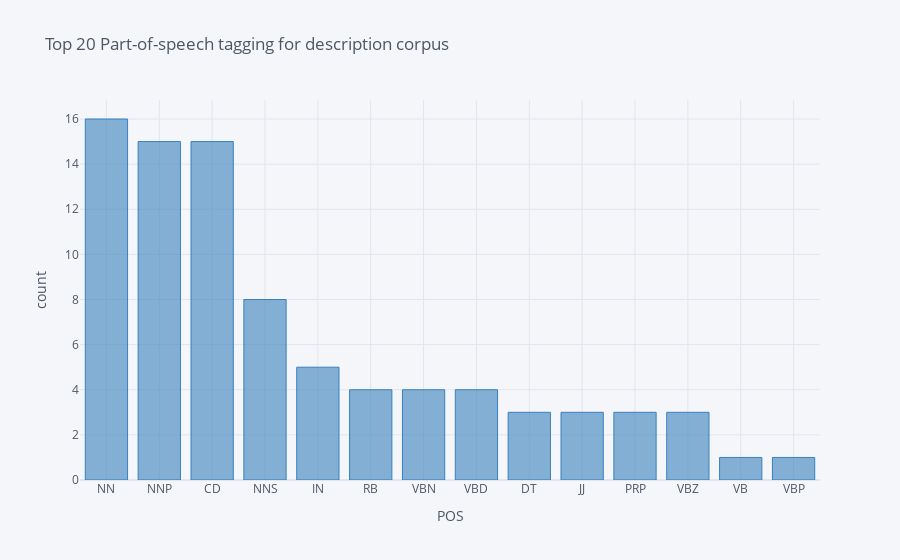

Write notebook code for a chart like this one.
### Code cell
#The distribution of top part-of-speech tags of job-description corpus
import nltk
nltk.download('punkt')
nltk.download('averaged_perceptron_tagger')
blob = TextBlob(str(df['description']))

pos_df = pd.DataFrame(blob.tags, columns = ['word' , 'pos'])
pos_df = pos_df.pos.value_counts()[:20]
pos_df.iplot(
    kind='bar',
    xTitle='POS',
    yTitle='count', 
    colors='Blue',
    title='Top 20 Part-of-speech tagging for description corpus')

### Figure 1 — Plotly figure (JSON) as saved in the notebook; plotly's stock layout.template omitted (floating-point values rounded to 4 significant figures)
{"data": [{"marker": {"color": "rgba(55, 128, 191, 0.6)", "line": {"color": "rgba(55, 128, 191, 1.0)", "width": 1}}, "name": "pos", "orientation": "v", "text": "", "type": "bar", "x": ["NN", "NNP", "CD", "NNS", "IN", "RB", "VBN", "VBD", "DT", "JJ", "PRP", "VBZ", "VB", "VBP"], "y": [16, 15, 15, 8, 5, 4, 4, 4, 3, 3, 3, 3, 1, 1]}], "layout": {"legend": {"bgcolor": "#F5F6F9", "font": {"color": "#4D5663"}}, "paper_bgcolor": "#F5F6F9", "plot_bgcolor": "#F5F6F9", "title": {"font": {"color": "#4D5663"}, "text": "Top 20 Part-of-speech tagging for description corpus"}, "xaxis": {"gridcolor": "#E1E5ED", "showgrid": true, "tickfont": {"color": "#4D5663"}, "title": {"font": {"color": "#4D5663"}, "text": "POS"}, "zerolinecolor": "#E1E5ED"}, "yaxis": {"gridcolor": "#E1E5ED", "showgrid": true, "tickfont": {"color": "#4D5663"}, "title": {"font": {"color": "#4D5663"}, "text": "count"}, "zerolinecolor": "#E1E5ED"}}}
